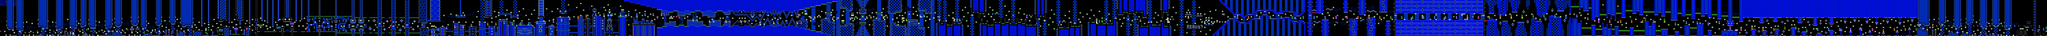

A 2D game scene composited from a Tiled map and its tileset images. What follows is a short description and the map's XML, with each tile layer's data collapsed to a summary:
An orthogonal 1496x27 tile map with 16x16 px tiles, 2 tile layers (SP, ...), 2 tilesets, 2 image layers.

<map version="1.10" tiledversion="1.11.2" orientation="orthogonal" renderorder="right-down" width="1496" height="27" tilewidth="16" tileheight="16" infinite="0" nextlayerid="5" nextobjectid="1">
 <editorsettings>
  <chunksize width="16" height="27" />
  <export target="../LEVELS/LEVEL DATA/lvlset_C/extraordinaryexcitement.csv" format="csv" />
 </editorsettings>
 <tileset firstgid="1" name="famidash" tilewidth="16" tileheight="16" tilecount="256" columns="16">
  <image source="../../../GRAPHICS/famidash.bmp" width="256" height="256" />
 </tileset>
 <tileset firstgid="257" name="sprites" tilewidth="16" tileheight="16" tilecount="256" columns="16">
  <image source="../../../GRAPHICS/sprites.png" width="256" height="256" />
 </tileset>
 <imagelayer id="3" name="Image Layer 1" parallaxx="0.9" parallaxy="0.9" repeatx="1" repeaty="1">
  <image source="../../../GRAPHICS/Old/parallax Blue.bmp" width="144" height="72" />
 </imagelayer>
 <imagelayer id="4" name="Image Layer 2" offsetx="0" offsety="432" repeatx="1">
  <image source="../../../GRAPHICS/ground.bmp" width="64" height="128" />
 </imagelayer>
 <layer id="1" width="1496" height="27">
  <data>[40392 cells, 40392 non-empty, 164 distinct tile ids]</data>
 </layer>
 <layer id="2" name="SP" width="1496" height="27">
  <data>[40392 cells, 1156 non-empty, 135 distinct tile ids]</data>
 </layer>
</map>
